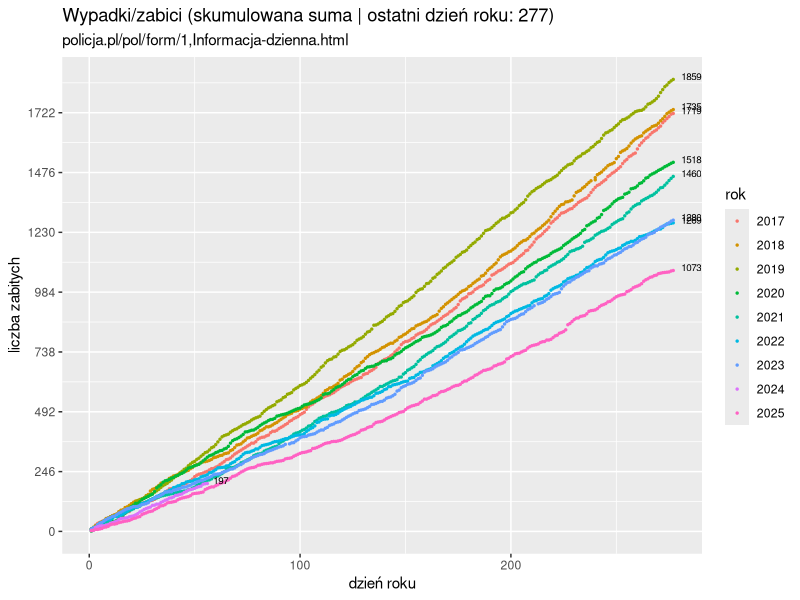
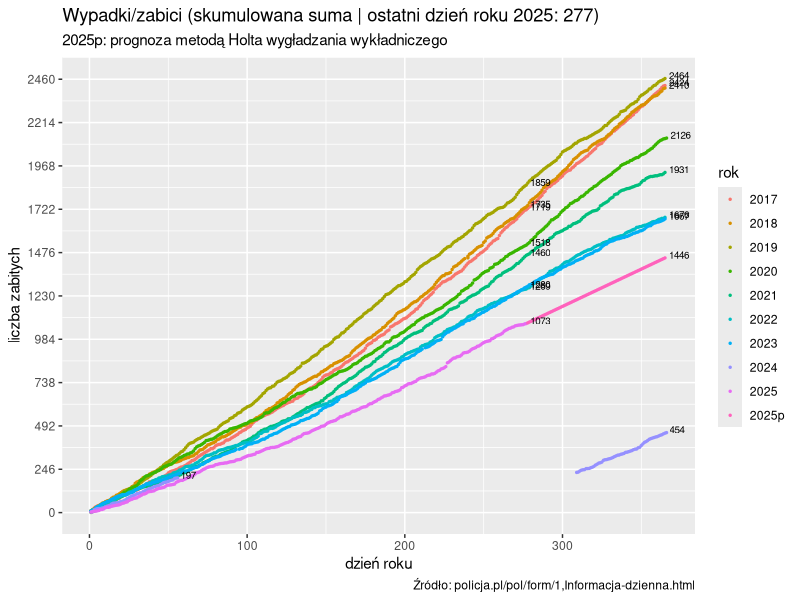
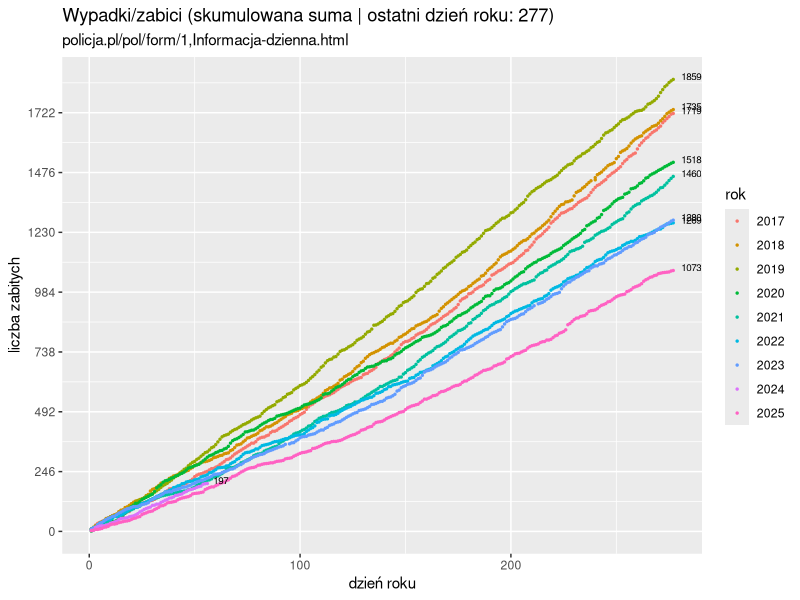
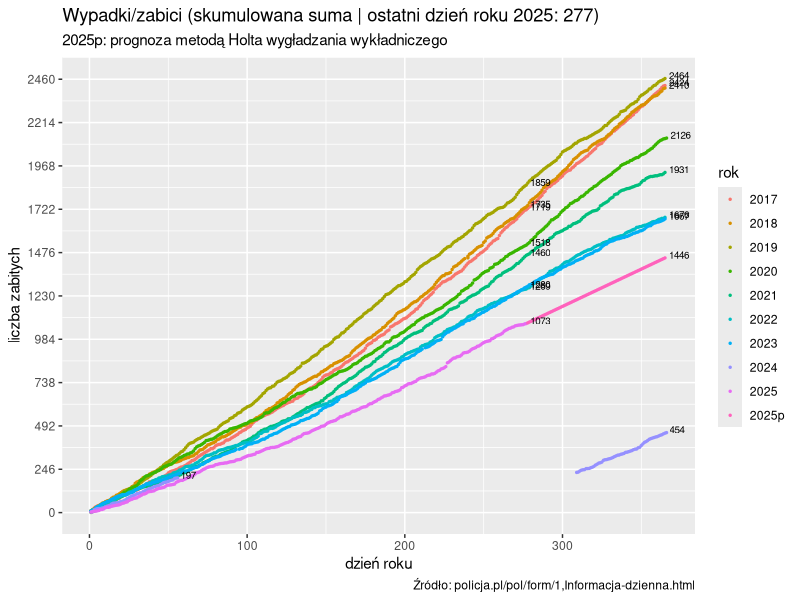

Source code (R) for these figures, in order:
#! --- R ---
library("tidyverse")
library("ggplot2")
library("lubridate")
#
# Wykres skumulowanej dziennej liczby zabitych w wypadkach
# drogowych + prognoza na koniec ostatniego roku
#
dd <- read.csv("pp.csv", sep = ';',  header=T, na.string="NA") %>%
  select(data, zabici) %>%
  arrange(data) %>%
  mutate(rok = substr(data, 1, 4),
         dzienrok = yday(as.Date(data))
         ) %>%
  ## rok 2008 jest niepełny
  filter (rok > 2008) 

## dla roku 2017 i następnych
d.cum <- dd %>%
  filter (rok > 2016) %>%
  group_by(rok) %>%
  mutate( zc =cumsum(zabici), lzc = last(zc) ) %>%
  ungroup() %>%
  mutate (lday=last(dzienrok))
 ## %>%
 ## filter (dzienrok <= lday)

max.y <- max(d.cum$zc, na.rm = T)
last.y.day <- d.cum$lday

wd.y <- floor(max.y /10)

## ostatnia obserwacja
## w ostatnim roku wyznacza koniec szeregu dla każdego
## poprzedniego roku
d_last <- d.cum %>% 
  filter (dzienrok <= lday) %>%
  group_by(rok) %>% slice(which.max(dzienrok))

## Dla wszystkich lat wykres do dnia lday
p2c <- d.cum %>% filter (dzienrok <= lday) %>% 
  ggplot(aes(x= dzienrok, y=zc, color=as.factor(rok))) + 
  geom_point(size=.5) +
  #geom_smooth(method="loess", size=1, se=F, span=.5) +
  ##geom_line(size=.5, alpha=.4) +
  geom_text(data = d_last, 
     aes(x = dzienrok, y = zc, label = sprintf("%0.0f", zc)),  
     size = 2.5, vjust = 0.1, hjust=-.4, color='black') +
  xlab(label="dzień roku") +
  ylab(label='liczba zabitych') +
  scale_y_continuous(breaks=seq(0, wd.y * 10 + wd.y, by=wd.y)) +
  scale_color_hue(name="rok") +
  ggtitle(sprintf("Wypadki/zabici (skumulowana suma | ostatni dzień roku: %i)", last.y.day), 
          subtitle="policja.pl/pol/form/1,Informacja-dzienna.html") 

ggsave(plot=p2c, "PPW_Zabici_Cum.png", width=12, height = 9)
p2c
##
## Prognoza (metodą Holta)

library("forecast")

## ostatni rok
last_date <- d.cum %>% tail(n=1)
last_yr <- as.numeric( last_date$rok )
## ostatni dzień (ostatniego roku)
last_day <- as.numeric( last_date$dzienrok )

## szereg kumulowany dla ostatniego roku
last_yr_cum <- d.cum %>% filter (rok >= last_yr )

## zamień na szereg-czasowy
tzc <- ts(last_yr_cum$zc, start = c(last_yr, last_yr_cum$dzienrok), 
          frequency = 365)

## ile okresów dla prognozy?
forecast_h <- 365 - last_day

## wyznacz prognozy
fit_u  <- holt(tzc, h= forecast_h )

true_values <- rep(NA, last_day)

## cały rok, wartości empiryczne zamień na NA
xx <- c(true_values, fit_u$mean)
##length(xx)

## utwórz ramkę z ts
yy <- as.data.frame(xx)
yy <- tibble::rowid_to_column(yy, "dzienrok")

##nrow(last_yr_cum)

## wybierz tylko relewantne kolumny
d.cum.xx <- d.cum %>% select (rok, dzienrok, zc)

yy_label_f <- paste( as.character(last_yr), "p", sep='')

yy1 <- yy %>% mutate (rok = yy_label_f ) %>%
  rename (zc = xx)

## dodaj do d.cum
## szereg `last_year`p ma NA zamiast wartości empirycznych
d.cum.zz <- bind_rows(d.cum.xx, yy1)

## usuń ostatni element bo już raz jest drukowany
d_last <- head(d_last, -1)
##
d_last_last <- d.cum.zz %>% group_by(rok) %>% slice(which.max(dzienrok))

p3c <- ggplot(d.cum.zz, aes(x= dzienrok, y=zc, color=as.factor(rok))) + 
  geom_point(size=.5) +
  #geom_smooth(method="loess", size=1, se=F, span=.5) +
  ##geom_line(size=.5, alpha=.4) +
  geom_text(data = d_last, 
            aes(x = dzienrok, y = zc, label = sprintf("%0.0f", zc)),  
            size = 2.5, vjust = 0.1, hjust=-.2, color='black') +
  geom_text(data = d_last_last, 
            aes(x = dzienrok, y = zc, label = sprintf("%0.0f", zc)),  
            size = 2.5, vjust = 0.1, hjust=-.2, color='black') +
  xlab(label="dzień roku") +
  ylab(label='liczba zabitych') +
  scale_y_continuous(breaks=seq(0, wd.y * 10 + wd.y, by=wd.y)) +
  scale_color_hue(name="rok") +
  labs(caption="Źródło: policja.pl/pol/form/1,Informacja-dzienna.html") +
  ggtitle(sprintf("Wypadki/zabici (skumulowana suma | ostatni dzień roku %i: %i)", 
                  last_yr,
                  last.y.day), 
          subtitle=sprintf("%s: prognoza metodą Holta wygładzania wykładniczego", yy_label_f)) 
## 
p3c
##
ggsave(plot=p3c, "PPW_Zabici_Cum_F.png", width=12, height = 9)
##